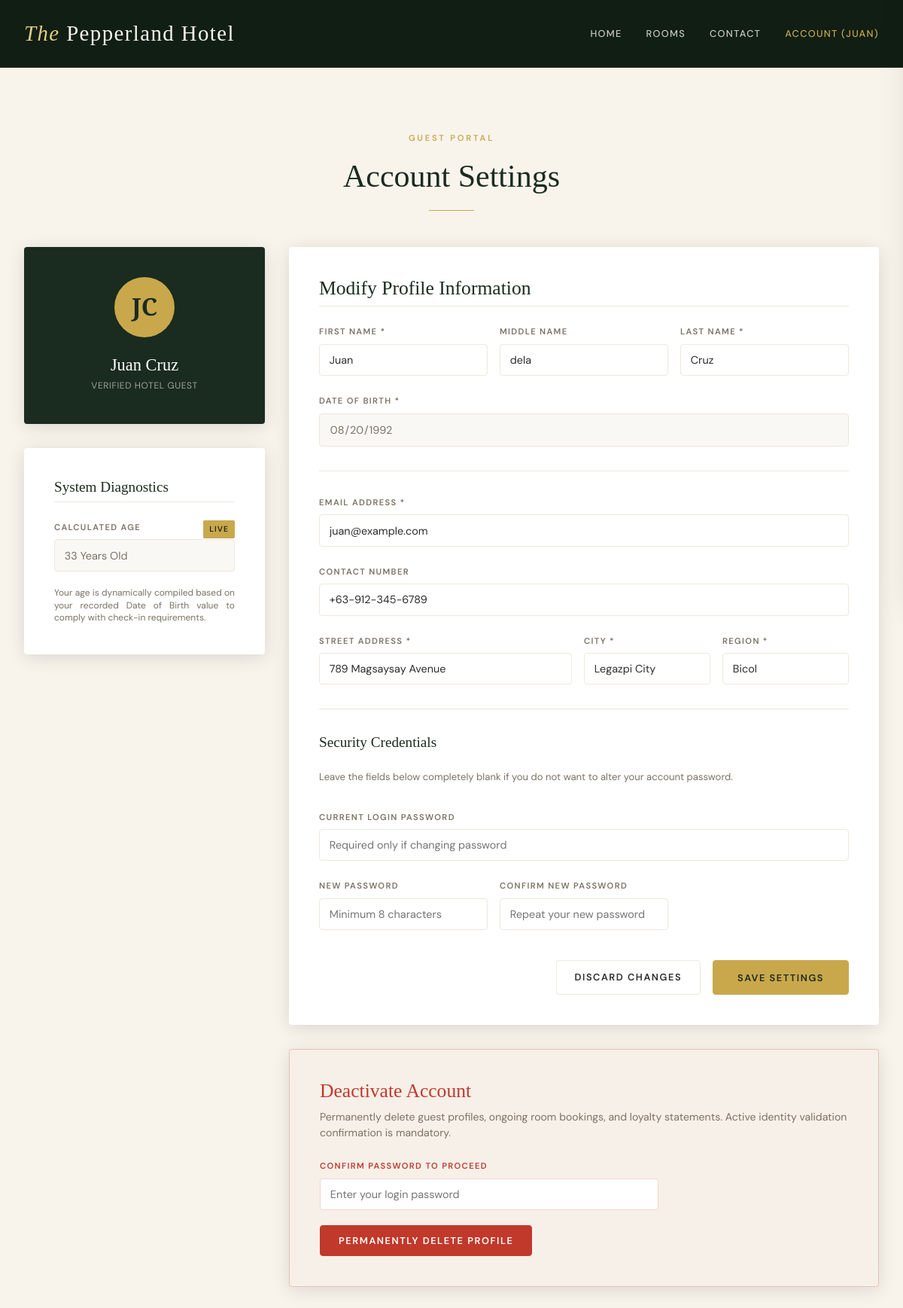
The app's page /update_profile.php (signed in) with its own data.
### tables this page shows
CREATE TABLE users
(
    user_id        INT           NOT NULL AUTO_INCREMENT,
    role_id        INT           NOT NULL,
    first_name     VARCHAR(100)  NOT NULL,
    middle_name    VARCHAR(100)  NULL,         
    last_name      VARCHAR(100)  NOT NULL,
    DOB            DATE          NOT NULL,
    street_adr     VARCHAR(255)  NOT NULL,
    city           VARCHAR(100)  NOT NULL,
    region         VARCHAR(50)   NOT NULL,
    email          VARCHAR(150)  NOT NULL,
    phone_number   VARCHAR(20),
    password_hash  VARCHAR(255)  NOT NULL,
    user_status    VARCHAR(20)   NOT NULL DEFAULT 'Active',
    created_at     DATETIME      NOT NULL DEFAULT CURRENT_TIMESTAMP,
    updated_at     DATETIME      DEFAULT CURRENT_TIMESTAMP
                                 ON UPDATE CURRENT_TIMESTAMP,

    PRIMARY KEY (user_id),
    UNIQUE KEY uq_user_email (email),

    CONSTRAINT fk_users_role
        FOREIGN KEY (role_id)
        REFERENCES roles(role_id)
        ON UPDATE CASCADE
);

### api/config.php (called while the page is built, shortened)
<?php
function h(string $str): string
{
    return htmlspecialchars($str, ENT_QUOTES, 'UTF-8');
}

### update_profile.php (the view, shortened to what this page needs)
<?php
    require_once __DIR__ . '/api/config.php';
    $userId = (int)$_SESSION['user_id'];
    $user =
    [
       'first_name'   => '',
       'middle_name'  => '',
       'last_name'    => '',
       'DOB'          => '',
       'street_adr'   => '',
       'city'         => '',
       'region'       => '',
       'email'        => '',
       'phone_number' => ''
    ];
    $calculatedAge = 'Not Specified';
    try
    {
        $stmt = $pdo->prepare("SELECT first_name, middle_name, last_name, DOB, street_adr, city, region, email, phone_number FROM users WHERE user_id = ?");
        $stmt->execute([$userId]);
        $fetchedUser = $stmt->fetch(PDO::FETCH_ASSOC);
        if ($fetchedUser)
        {
            $user = $fetchedUser;
            if (empty($user['DOB']) || $user['DOB'] === '0000-00-00')
            {
                $user['DOB'] = '';
                $calculatedAge = 'Not Specified';
            } else
            {
                try
                {
                    $birthDate = new DateTime($user['DOB']);
                    $currentDate = new DateTime();
                    $calculatedAge = $currentDate->diff($birthDate)->y . ' Years Old';
                }
                catch (Exception $e)
                {
                    $calculatedAge = 'Not Specified';
                }
            }
        }
        else
        {
            session_destroy();
            header('Location: ' . BASE_URL . '/login.php');
            exit;
        }
    } catch (PDOException $e)
    {
        $errorMessage = 'Database Error: ' . $e->getMessage();
    }
    function renderInputStatus($value)
    {
        return 'readonly class="read-only-display"';
    }
require_once __DIR__ . '/includes/header.php';
?>
<link rel="stylesheet" href="<?= BASE_URL ?>/assets/css/profile_setting.css">
<div class="container" style="margin-top: 6rem; margin-bottom: 6rem;">
    <div class="center" style="margin-bottom: 3rem;">
        <span class="section-label">Guest Portal</span>
        <h2>Account Settings</h2>
        <div class="gold-line"></div>
    </div>
    <div class="profile-dashboard">
        <div class="profile-sidebar-pane">
            <div class="panel-card" style="text-align: center; background: var(--forest); color: var(--cream);">
                <div style="width: 80px; height: 80px; border-radius: 50%; background: var(--gold); color: var(--forest); display: flex; align-items: center; justify-content: center; margin: 0 auto 1.5rem; font-family: var(--font-display); font-size: 2rem; font-weight: 600;">
                    <?= strtoupper(substr($user['first_name'] ?? 'G', 0, 1) . substr($user['last_name'] ?? 'P', 0, 1)) ?>
                </div>
                <h3 style="color: var(--white); margin-bottom: 0.25rem; font-size: 1.4rem;">
                    <?= h(($user['first_name'] ?? '') . ' ' . ($user['last_name'] ?? '')) ?>
                </h3>
                <p style="font-size: 0.75rem; color: rgba(248, 244, 236, 0.6); text-transform: uppercase; letter-spacing: 0.05em;">
                    Verified Hotel Guest
                </p>
            </div>
            <div class="panel-card">
                <h3 class="panel-card-title" style="font-size: 1.2rem;">System Diagnostics</h3>
                <div class="qb-field" style="margin-bottom: 1.25rem;">
                    <label>Calculated Age <span class="verified-badge">Live</span></label>
                    <input type="text" class="read-only-display" value="<?= h($calculatedAge) ?>" readonly>
                </div>
                <p style="font-size: 0.75rem; color: var(--muted); line-height: 1.4; text-align: justify; margin-top: 1rem;">
                    Your age is dynamically compiled based on your recorded Date of Birth value to comply with check-in requirements.
                </p>
            </div>
        </div>
        <div class="profile-main-pane">
            <div class="panel-card">
                <h3 class="panel-card-title">Modify Profile Information</h3>
                <form action="<?= h($_SERVER['PHP_SELF']) ?>" method="POST" style="display: flex; flex-direction: column; gap: 1.5rem;">
                    <div class="name-grid">
                        <div class="qb-field">
                            <label for="first_name">First Name *</label>
                            <input type="text" id="first_name" name="first_name" value="<?= h($user['first_name'] ?? '') ?>" required style="background: var(--white);">
                        </div>
                        <div class="qb-field">
                            <label for="middle_name">Middle Name</label>
                            <input type="text" id="middle_name" name="middle_name" value="<?= h($user['middle_name'] ?? '') ?>" style="background: var(--white);">
                        </div>
                        <div class="qb-field">
                            <label for="last_name">Last Name *</label>
                            <input type="text" id="last_name" name="last_name" value="<?= h($user['last_name'] ?? '') ?>" required style="background: var(--white);">
                        </div>
                    </div>
                    <div class="qb-field">
                        <label for="DOB">Date of Birth *</label>
                        <input type="date" id="DOB" name="DOB" value="<?= h($user['DOB'] ?? '') ?>" required <?= renderInputStatus($user['DOB']) ?>>
                    </div>
                    <hr style="border: 0; border-top: 1px solid var(--cream-dark); margin: 0.5rem 0;">
                    <div class="qb-field">
                        <label for="email">Email Address *</label>
                        <input type="email" id="email" name="email" value="<?= h($user['email'] ?? '') ?>" required style="background: var(--white);">
                    </div>
                    <div class="qb-field">
                        <label for="phone_number">Contact Number</label>
                        <input type="text" id="phone_number" name="phone_number" value="<?= h($user['phone_number'] ?? '') ?>" placeholder="Enter your telephone/mobile number" style="background: var(--white);">
                    </div>
                    <div class="address-grid">
                        <div class="qb-field">
                            <label for="street_adr">Street Address *</label>
                            <input type="text" id="street_adr" name="street_adr" value="<?= h($user['street_adr'] ?? '') ?>" required style="background: var(--white);">
                        </div>
                        <div class="qb-field">
                            <label for="city">City *</label>
                            <input type="text" id="city" name="city" value="<?= h($user['city'] ?? '') ?>" required style="background: var(--white);">
                        </div>
                        <div class="qb-field">
                            <label for="region">Region *</label>
                            <input type="text" id="region" name="region" value="<?= h($user['region'] ?? '') ?>" required style="background: var(--white);">
                        </div>
                    </div>
                    <hr style="border: 0; border-top: 1px solid var(--cream-dark); margin: 0.5rem 0;">
                    <h4 style="font-family: var(--font-display); color: var(--forest); font-size: 1.2rem; margin: 0;">Security Credentials</h4>
                    <p style="font-size: 0.82rem; color: var(--muted); margin: 0 0 0.5rem 0;">Leave the fields below completely blank if you do not want to alter your account password.</p>
                    <div class="qb-field">
                        <label for="current_password">Current Login Password</label>
                        <input type="password" id="current_password" name="current_password" placeholder="Required only if changing password" style="background: var(--white);">
                    </div>
                    <div class="name-grid">
                        <div class="qb-field">
                            <label for="new_password">New Password</label>
                            <input type="password" id="new_password" name="new_password" placeholder="Minimum 8 characters" style="background: var(--white);">
                        </div>
                        <div class="qb-field">
                            <label for="confirm_password">Confirm New Password</label>
                            <input type="password" id="confirm_password" name="confirm_password" placeholder="Repeat your new password" style="background: var(--white);">
                        </div>
                        <div></div> </div>
                    <div style="display: flex; gap: 1rem; margin-top: 1rem; justify-content: flex-end;">
                        <a href="<?= BASE_URL ?>/profile.php" class="btn btn-outline" style="border: 1px solid var(--cream-dark); color: var(--charcoal); padding: 0.7rem 1.5rem;">
                            Discard Changes
                        </a>
                        <button type="submit" class="btn btn-gold" style="padding: 0.7rem 2rem;">
                            Save Settings
                        </button>
                    </div>
                </form>
            </div>
            <div class="panel-card danger-zone">
                <h3 class="danger-title">Deactivate Account</h3>
                <p style="font-size: 0.88rem; color: var(--muted); margin-bottom: 1.5rem; line-height: 1.5;">
                    Permanently delete guest profiles, ongoing room bookings, and loyalty statements. Active identity validation confirmation is mandatory.
                </p>
                <form action="<?= h($_SERVER['PHP_SELF']) ?>" method="POST" onsubmit="return confirm('Confirm permanent deletion of this guest profile? This operation cannot be reversed.');" style="display: flex; flex-direction: column; gap: 1.25rem;">
                    <div class="qb-field" style="max-width: 450px;">
                        <label for="verify_password" style="color: var(--danger); font-weight: 600;">Confirm Password to Proceed</label>
                        <input type="password" id="verify_password" name="verify_password" placeholder="Enter your login password" required style="background: var(--white); border-color: rgba(192, 57, 43, 0.2); width: 100%;">
                    </div>
                    <div>
                        <button type="submit" class="btn" style="background: var(--danger); color: var(--white); border-color: var(--danger); padding: 0.7rem 1.5rem;">
                            Permanently Delete Profile
                        </button>
                    </div>
                </form>
            </div>
        </div>
    </div>
</div>
</body>
</html>

### assets/css/main.css (style rules this page uses)
:root { --gold: #C9A84C; --gold-light: #E8CC80; --gold-dark: #9A7B2F; --forest: #1A2B1F; --forest-mid: #2E4535; --cream: #F8F4EC; --cream-dark: #EDE8DC; --charcoal: #2C2C2C; --muted: #7A7265; --white: #FFFFFF; --danger: #C0392B; --success: #27AE60; --warning: #D4A017; --font-display: 'Cormorant Garamond', Georgia, serif; --font-body: 'DM Sans', system-ui, sans-serif; --radius: 4px; --shadow-sm: 0 2px 8px rgba(0,0,0,0.08); --shadow-md: 0 4px 24px rgba(0,0,0,0.12); --shadow-lg: 0 8px 48px rgba(0,0,0,0.18); --transition: all 0.3s ease; }
*, *::before, *::after { box-sizing: border-box; margin: 0; padding: 0; }
html { scroll-behavior: smooth; font-size: 16px; }
body { font-family: var(--font-body); background: var(--cream); color: var(--charcoal); line-height: 1.7; overflow-x: hidden; padding-top: 4.5rem; }
a { color: inherit; text-decoration: none; }
h1, h2, h3, h4, h5 { font-family: var(--font-display); font-weight: 400; line-height: 1.2; color: var(--forest); }
h2 { font-size: clamp(1.8rem, 3.5vw, 2.8rem); }
h3 { font-size: clamp(1.3rem, 2.5vw, 1.8rem); }
h4 { font-size: 1.2rem; }
.section-label { display: inline-block; font-family: var(--font-body); font-size: 0.7rem; font-weight: 600; letter-spacing: 0.25em; text-transform: uppercase; color: var(--gold); margin-bottom: 1rem; }
.gold-line { width: 60px; height: 1px; background: var(--gold); margin: 1.2rem 0; }
.center .gold-line { margin: 1.2rem auto; }
.center { text-align: center; }
.btn { display: inline-block; padding: 0.8rem 2rem; font-family: var(--font-body); font-size: 0.8rem; font-weight: 600; letter-spacing: 0.12em; text-transform: uppercase; border-radius: var(--radius); border: 1px solid transparent; cursor: pointer; transition: var(--transition); }
.btn-gold { background: var(--gold); color: var(--forest); border-color: var(--gold); }
.btn-outline { background: transparent; border: 1px solid rgba(255,255,255,0.5); color: var(--white); }
.qb-field label { display: block; font-size: 0.7rem; font-weight: 600; letter-spacing: 0.12em; text-transform: uppercase; color: var(--muted); margin-bottom: 0.4rem; }
.qb-field input, .qb-field select { width: 100%; padding: 0.7rem 0.8rem; border: 1px solid var(--cream-dark); border-radius: var(--radius); font-family: var(--font-body); font-size: 0.9rem; background: var(--cream); color: var(--charcoal); outline: none; transition: var(--transition); appearance: none; }
.container { max-width: 1200px; margin: 0 auto; padding: 0 2rem; }

### assets/css/profile_setting.css (style rules this page uses)
.profile-dashboard { display: grid; grid-template-columns: 1fr; gap: 2rem; margin-top: 2rem; }
@media (min-width: 900px) { .profile-dashboard { grid-template-columns: 320px 1fr; } }
.panel-card { background: var(--white); border-radius: var(--radius); padding: 2.5rem; box-shadow: var(--shadow-md); margin-bottom: 2rem; }
.panel-card-title { font-family: var(--font-display); font-size: 1.6rem; color: var(--forest); margin-bottom: 1.5rem; border-bottom: 1px solid var(--cream-dark); padding-bottom: 0.5rem; }
.verified-badge { font-size: 0.65rem; text-transform: uppercase; letter-spacing: 0.1em; background: var(--gold); color: var(--forest); padding: 0.2rem 0.5rem; border-radius: 2px; font-weight: 600; float: right; }
.read-only-display { background: #faf8f5 !important; border: 1px solid var(--cream-dark) !important; color: var(--muted) !important; cursor: not-allowed !important; }
.danger-zone { border: 1px solid rgba(192, 57, 43, 0.25); background: rgba(192, 57, 43, 0.02); }
.danger-title { color: var(--danger); font-family: var(--font-display); font-size: 1.6rem; margin-bottom: 0.5rem; }
.name-grid, .address-grid { display: grid; grid-template-columns: 1fr; gap: 1rem; }
@media (min-width: 600px) { .name-grid { grid-template-columns: 1fr 1fr 1fr; } }
@media (min-width: 600px) { .address-grid { grid-template-columns: 2fr 1fr 1fr; } }

### records on screen
users: first_name+last_name "JC", first_name+last_name "Juan Cruz", DOB "33 Years Old", first_name "Juan", middle_name "dela", last_name "Cruz", DOB "08/20/1992", email "juan@example.com", phone_number "+63-912-345-6789", street_adr "789 Magsaysay Avenue", city "Legazpi City", region "Bicol"

### other values on screen
$_SESSION['first_name'] "JUAN"
